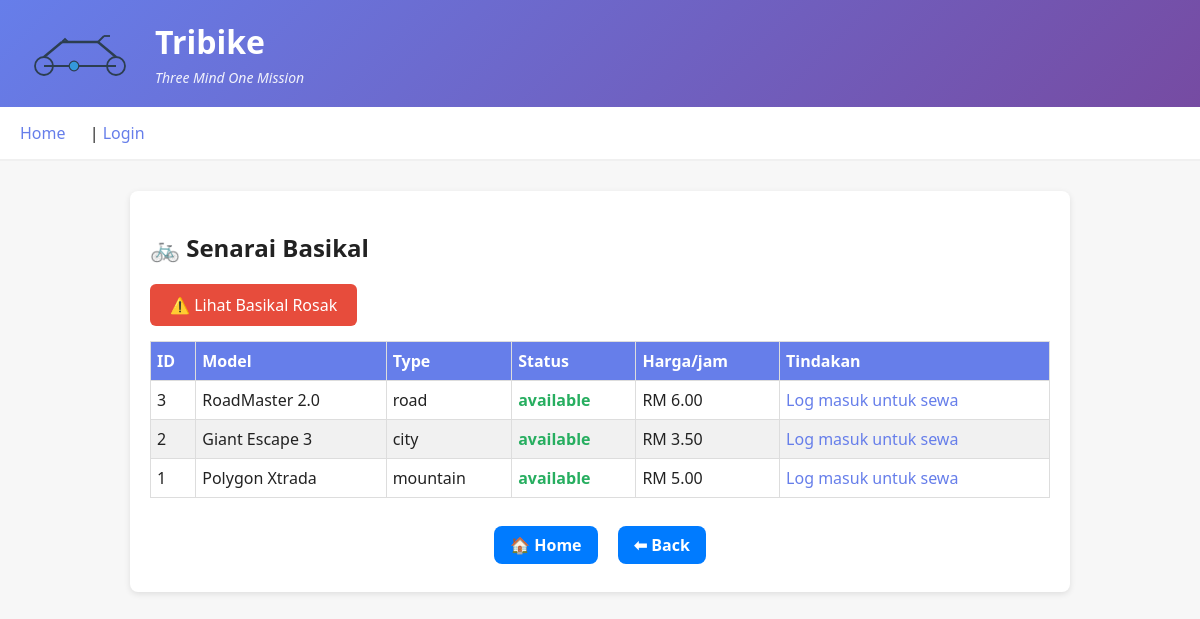
The page /bikes.php on the database its author committed.
### tables this page shows
CREATE TABLE IF NOT EXISTS bikes (
  id INT AUTO_INCREMENT PRIMARY KEY,
  model VARCHAR(150) NOT NULL,
  type VARCHAR(50) NOT NULL,
  status VARCHAR(20) NOT NULL DEFAULT 'available',
  price_per_hour DECIMAL(8,2) NOT NULL DEFAULT 0.00,
  latitude DECIMAL(10, 8) DEFAULT NULL,
  longitude DECIMAL(11, 8) DEFAULT NULL,
  address TEXT DEFAULT NULL,
  created_at TIMESTAMP DEFAULT CURRENT_TIMESTAMP
);

### bikes.php (the view, shortened to what this page needs)
<?php
require 'includes/auth.php';
$user = null; if (is_logged_in()) $user = current_user($pdo);
$stmt = $pdo->query('SELECT * FROM bikes ORDER BY id DESC'); $bikes = $stmt->fetchAll();
?>
<!doctype html><html><head><meta charset="utf-8"><title>Bikes - Tribike</title><link rel="stylesheet" href="assets/style.css"></head><body>
<header class="header">
  <div class="header-content">
    <div class="logo-container">
      <img src="assets/logo.svg" alt="Tribike Logo" class="logo">
      <div>
        <h1 class="site-title">Tribike</h1>
        <p class="slogan">Three Mind One Mission</p>
      </div>
    </div>
  </div>
</header>
<div class="nav-menu">
  <div style="max-width:1200px; margin:0 auto; padding:0 20px;">
    <?php if ($user): ?><span>Logged in as <?=htmlspecialchars($user['name'])?> | <a href="index.php">Home</a> | <a href="logout.php">Logout</a></span><?php else: ?><a href="index.php">Home</a> | <a href="login.php">Login</a><?php endif; ?>
  </div>
</div>
<div class="container">
  <h2>🚲 Senarai Basikal</h2>
  <div style="margin:15px 0;">
    <a href="view_damaged_bikes.php" style="background:#e74c3c; color:white; padding:10px 20px; border-radius:6px; display:inline-block;">⚠️ Lihat Basikal Rosak</a>
  </div>
  <table class="striped"><tr><th>ID</th><th>Model</th><th>Type</th><th>Status</th><th>Harga/jam</th><th>Tindakan</th></tr>
  <?php foreach($bikes as $bike): ?>
  <tr>
    <td><?=htmlspecialchars($bike['id'])?></td>
    <td><?=htmlspecialchars($bike['model'])?></td>
    <td><?=htmlspecialchars($bike['type'])?></td>
    <td>
      <?php
      $statusClass = 'status-available';
      ?>
      <span class="<?=$statusClass?>"><?=htmlspecialchars($bike['status'])?></span>
    </td>
    <td>RM <?=number_format($bike['price_per_hour'],2)?></td>
    <td>
      <?php if ($bike['status']==='available' && $user): ?>
        <a href="rent.php?bike_id=<?=$bike['id']?>">Sewa</a> |
        <a href="booking.php?bike_id=<?=$bike['id']?>">Tempah</a>
      <?php elseif($bike['status']==='damaged' && ($bike['latitude'] || $bike['longitude'])): ?>
        <a href="view_location.php?bike_id=<?=$bike['id']?>">📍 Lihat Lokasi</a>
      <?php elseif(!$user): ?>
        <a href="login.php">Log masuk untuk sewa</a>
      <?php else: ?>
        N/A
      <?php endif; ?>
    </td>
  </tr>
  <?php endforeach; ?></table>
<div class="nav-buttons">
  <?php
  $currentFile = basename($_SERVER['PHP_SELF']);
  $homeLink = (strpos($_SERVER['PHP_SELF'], 'admin/') !== false) ? '../dashboard.php' : 'index.php';
  switch ($currentFile) {
    case 'bikes.php':
      $backLink = 'index.php';
      break;
  }
  ?>
  <a href="<?php echo $homeLink; ?>" class="btn-nav">🏠 Home</a>
  <a href="<?php echo $backLink; ?>" class="btn-nav">⬅ Back</a>
</div>
</div></body></html>

### assets/style.css (style rules this page uses)
body { font-family: 'Segoe UI', Tahoma, Geneva, Verdana, sans-serif; background:#f7f7f7; color:#222; margin:0; padding:0; }
.header { background: linear-gradient(135deg, #667eea 0%, #764ba2 100%); color: white; padding:20px 0; box-shadow:0 2px 10px rgba(0,0,0,0.1); }
.header-content { max-width:1200px; margin:0 auto; padding:0 20px; display:flex; align-items:center; gap:20px; }
.logo-container { display:flex; align-items:center; gap:15px; }
.logo { height:60px; width:auto; }
.site-title { margin:0; font-size:32px; font-weight:bold; }
.slogan { margin:5px 0 0 0; font-size:14px; opacity:0.9; font-style:italic; }
.container { max-width:900px; margin:30px auto; background:#fff; padding:20px; border-radius:8px; box-shadow:0 2px 6px rgba(0,0,0,0.1); }
table { width:100%; border-collapse:collapse; margin:10px 0; }
table.striped tr:nth-child(odd) { background:#f1f1f1; }
table th, table td { padding:8px 6px; border:1px solid #ddd; text-align:left; }
table th { background:#667eea; color:white; }
a { color: #667eea; text-decoration:none; }
.nav-menu { background:#fff; padding:15px 0; border-bottom:2px solid #f0f0f0; }
.nav-menu a { margin-right:20px; font-weight:500; }
.status-available { color:#27ae60; font-weight:bold; }

### bikes.php (style rules this page uses)
.nav-buttons { margin-top: 20px; text-align: center; }
.btn-nav { display: inline-block; background-color: #007bff; color: white; padding: 8px 16px; border-radius: 8px; text-decoration: none; font-weight: bold; margin: 8px; transition: background-color 0.3s; }

### rows shown on the page
bikes: id "3", model "RoadMaster 2.0", type "road", status "available", price_per_hour "6.00", shows "Log masuk untuk sewa"
bikes: id "2", model "Giant Escape 3", type "city", status "available", price_per_hour "3.50", shows "Log masuk untuk sewa"
bikes: id "1", model "Polygon Xtrada", type "mountain", status "available", price_per_hour "5.00", shows "Log masuk untuk sewa"
